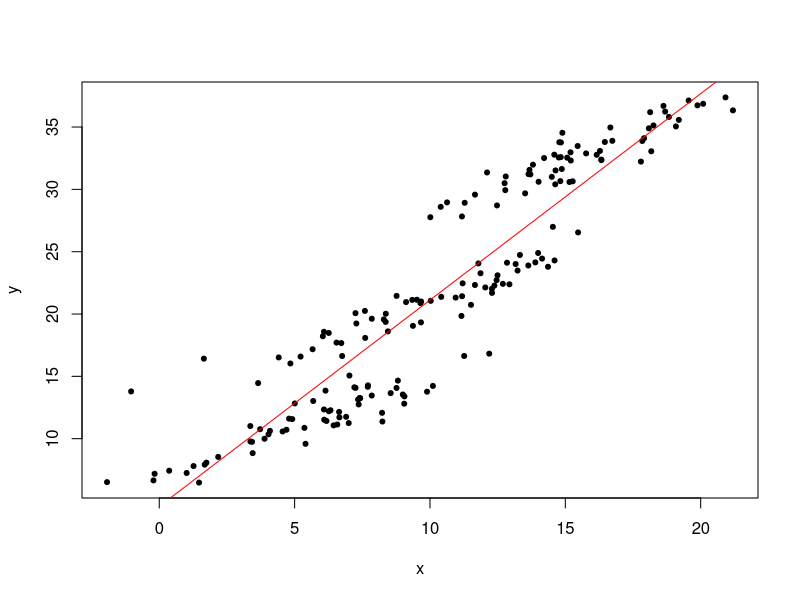
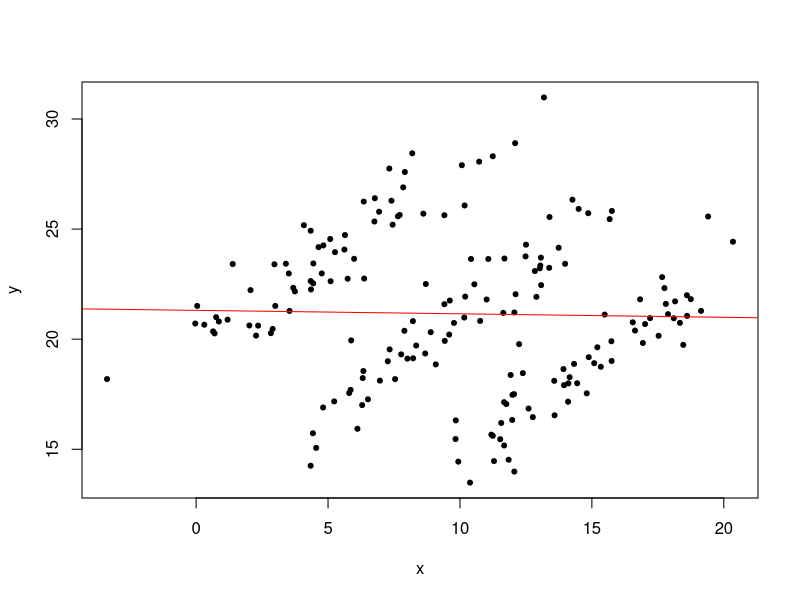
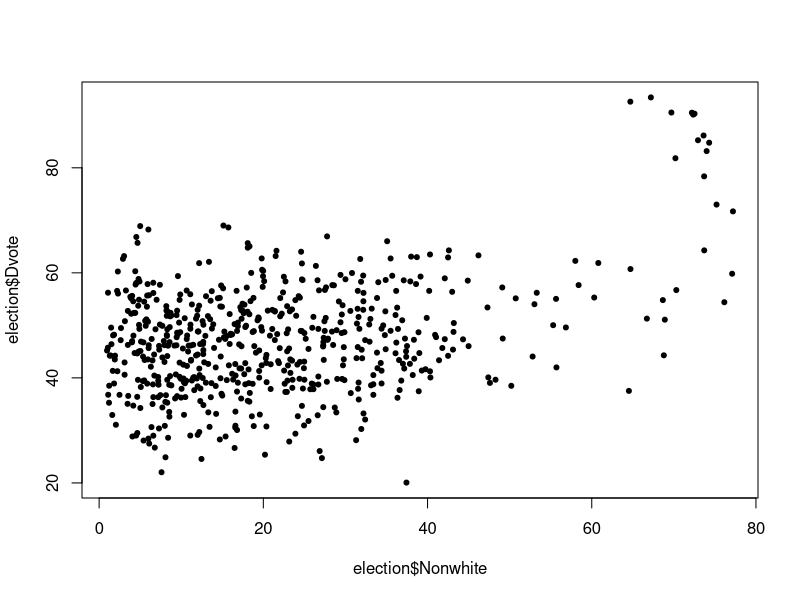

Source code (R) for these figures, in order: (Note: this script raises an error after producing the figures.)
###########################################################################################
# H02a. Panel Data Regression
# By William Yu, UCLA Anderson Forecast
# 9/12/2023
# https://www.jstatsoft.org/article/view/v027i02
# https://cran.r-project.org/web/packages/plm/plm.pdf
###########################################################################################
setwd("C:/Users/wiyu/documents/zip08/2023 Q4 Fall_Harvard/Data/")
library(readxl)  
library(forecast)  

##
## Simulations of Fixed effect DGP biased estimated by OLS
##
x1 = rnorm(60, mean=5, sd=3)
y1 = 7 + 0.8*x1 + rnorm(60, mean=0, sd=1)
x2 = rnorm(60, mean=10, sd=3)
y2 = 13 + 0.8*x2 + rnorm(60, mean=0, sd=1)
x3 = rnorm(60, mean=15, sd=3)
y3 = 20 + 0.8*x3 + rnorm(60, mean=0, sd=1)
x = c(x1, x2, x3)
y = c(y1, y2, y3)
ols = lm(y~x); summary(ols)
plot(x,y, pch=20); abline(lm(y ~ x), col="red")

x1 = rnorm(60, mean=15, sd=3)
y1 = 7 + 0.8*x1 + rnorm(60, mean=0, sd=1)
x2 = rnorm(60, mean=10, sd=3)
y2 = 13 + 0.8*x2 + rnorm(60, mean=0, sd=1)
x3 = rnorm(60, mean=5, sd=3)
y3 = 20 + 0.8*x3 + rnorm(60, mean=0, sd=1)
x = c(x1, x2, x3)
y = c(y1, y2, y3)
ols = lm(y~x); summary(ols)
plot(x,y, pch=20); abline(lm(y ~ x), col="red")

##
## Election data
##
election = read_excel("W01c_election.xlsx")  
str(election)

plot(election$Nonwhite, election$Dvote, pch=20)
plotmeans(Dvote~state, data=election)
plotmeans(Dvote~state, data=election, p=0.8)
plotmeans(Dvote~year, data=election)

# Dvote: % of votes for Democrat presidential candidates
# Nonwhite: % of residents who are nonwhite
# Christian: % of residents who are evangelical Christians
# Mhincome: Median household income (level data)
# Mhincomeg: Median household income growth rate

# Simple OLS
election12 = subset(election, year==2012)
fit01 = lm(Dvote ~ Nonwhite + Christian + Mhincome, data = election12)
summary(fit01)

# Pooled OLS (Across multiple years)
fit02 = lm(Dvote ~ Nonwhite + Christian + Mhincome + Mhincomeg, data=election)
summary(fit02)
checkresiduals(fit02) 

# Regional Fixed Effect
fit03 = lm(Dvote ~ state + Nonwhite + Christian + Mhincome , data = election)
summary(fit03)
checkresiduals(fit03) 

# Regional plus Time Fixed Effect
fit04 = lm(Dvote ~ state + factor(year) + Nonwhite + Christian + Mhincome , data = election)
summary(fit04)
checkresiduals(fit04) 

fit05 = lm(Dvote ~ 0 + state + factor(year) + Nonwhite + Christian + Mhincome , data = election)
summary(fit05)

fit06 = lm(Dvote ~ -1 + state + factor(year) + Nonwhite + Christian + Mhincome , data = election)
summary(fit06)